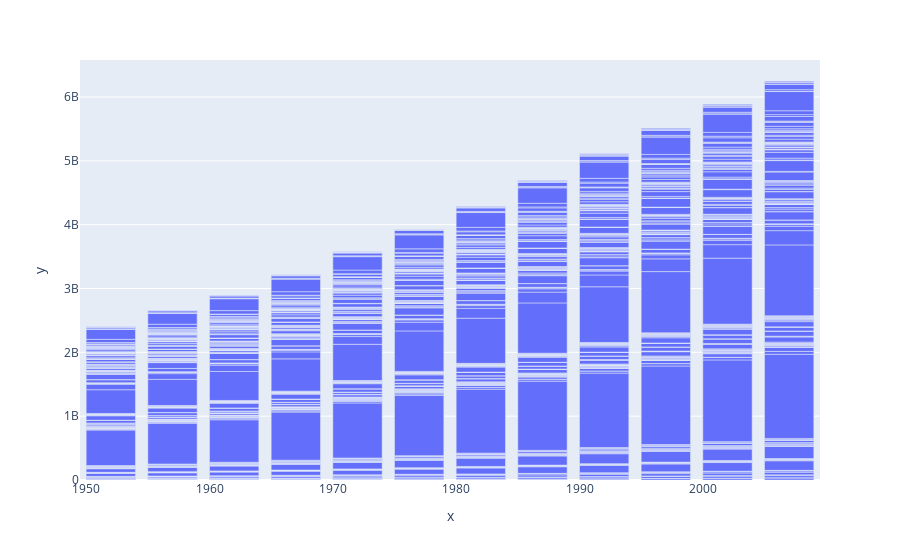

The code cell stored with this chart in its notebook:
### Code cell
import plotly.express as px
import pandas as pd
df=px.data.gapminder()
fig = px.bar(x=df["year"],y=df["pop"])
fig.show()

### Figure 1 — Plotly figure (JSON) as saved in the notebook; plotly's stock layout.template omitted (floating-point values rounded to 4 significant figures; data arrays with more than 128 entries replaced by an {"elided": "..."} marker saying what was removed)
{"data": [{"alignmentgroup": "True", "hovertemplate": "x=%{x}<br>y=%{y}<extra></extra>", "legendgroup": "", "marker": {"color": "#636efa", "pattern": {"shape": ""}}, "name": "", "offsetgroup": "", "orientation": "v", "showlegend": false, "textposition": "auto", "type": "bar", "x": {"elided": "1704 int values"}, "xaxis": "x", "y": {"elided": "1704 int values"}, "yaxis": "y"}], "layout": {"barmode": "relative", "legend": {"tracegroupgap": 0}, "margin": {"t": 60}, "xaxis": {"anchor": "y", "domain": [0, 1], "title": {"text": "x"}}, "yaxis": {"anchor": "x", "domain": [0, 1], "title": {"text": "y"}}}}
